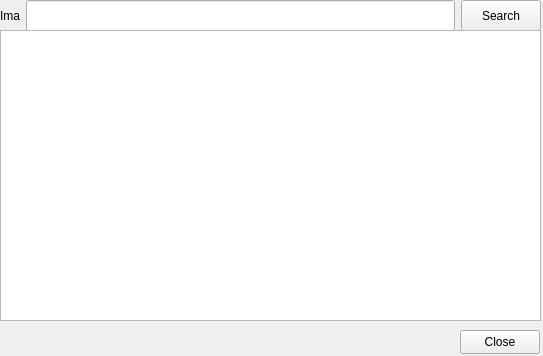
<?xml version="1.0" encoding="UTF-8"?>
<ui version="4.0">
 <class>searchengine</class>
 <widget class="QWidget" name="searchengine">
  <property name="geometry">
   <rect>
    <x>0</x>
    <y>0</y>
    <width>543</width>
    <height>356</height>
   </rect>
  </property>
  <property name="windowTitle">
   <string>Form</string>
  </property>
  <widget class="QWidget" name="horizontalLayoutWidget">
   <property name="geometry">
    <rect>
     <x>0</x>
     <y>0</y>
     <width>541</width>
     <height>31</height>
    </rect>
   </property>
   <layout class="QHBoxLayout" name="horizontalLayout">
    <item>
     <widget class="QLabel" name="label">
      <property name="text">
       <string>Ima</string>
      </property>
     </widget>
    </item>
    <item>
     <widget class="QLineEdit" name="lineEdit">
      <property name="sizePolicy">
       <sizepolicy hsizetype="Expanding" vsizetype="Expanding">
        <horstretch>0</horstretch>
        <verstretch>0</verstretch>
       </sizepolicy>
      </property>
     </widget>
    </item>
    <item>
     <widget class="QPushButton" name="pushButton">
      <property name="sizePolicy">
       <sizepolicy hsizetype="Minimum" vsizetype="Expanding">
        <horstretch>0</horstretch>
        <verstretch>0</verstretch>
       </sizepolicy>
      </property>
      <property name="text">
       <string>Search</string>
      </property>
     </widget>
    </item>
   </layout>
  </widget>
  <widget class="QListWidget" name="listWidget">
   <property name="geometry">
    <rect>
     <x>0</x>
     <y>30</y>
     <width>541</width>
     <height>291</height>
    </rect>
   </property>
  </widget>
  <widget class="QPushButton" name="pushButton_2">
   <property name="geometry">
    <rect>
     <x>460</x>
     <y>330</y>
     <width>80</width>
     <height>24</height>
    </rect>
   </property>
   <property name="text">
    <string>Close</string>
   </property>
  </widget>
 </widget>
 <resources/>
 <connections>
  <connection>
   <sender>pushButton</sender>
   <signal>clicked()</signal>
   <receiver>searchengine</receiver>
   <slot>searchButton()</slot>
   <hints>
    <hint type="sourcelabel">
     <x>481</x>
     <y>30</y>
    </hint>
    <hint type="destinationlabel">
     <x>484</x>
     <y>76</y>
    </hint>
   </hints>
  </connection>
  <connection>
   <sender>pushButton_2</sender>
   <signal>clicked()</signal>
   <receiver>searchengine</receiver>
   <slot>close()</slot>
   <hints>
    <hint type="sourcelabel">
     <x>474</x>
     <y>353</y>
    </hint>
    <hint type="destinationlabel">
     <x>436</x>
     <y>351</y>
    </hint>
   </hints>
  </connection>
 </connections>
 <slots>
  <slot>searchButton()</slot>
 </slots>
</ui>
